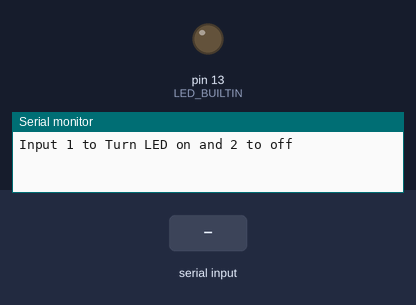
The sketch below on a simulated Arduino Uno, built with avr-gcc and run on an emulated ATmega328P. Shown: output pins drawn as LEDs (lit = HIGH), the last lines printed to the serial monitor. Inputs (shaded band) come from the test bench.

Above: at 1.2 s.
1.3 s: "1\n" received over Serial
At 2.1 s:
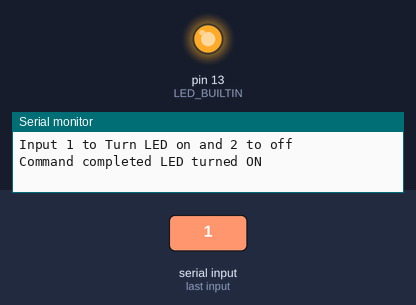
Timing chart, 0 to 4.3 s (numbered marks = the images above; inputs shaded):
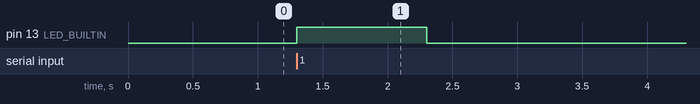

The sketch:

serial_LED_control.ino
```cpp
void setup()

{

pinMode(LED_BUILTIN, OUTPUT);

Serial.begin(9600);

while (!Serial);

Serial.println("Input 1 to Turn LED on and 2 to off");

}

void loop() {

if (Serial.available())

{

int state = Serial.parseInt();

if (state == 1)

{

digitalWrite(LED_BUILTIN, HIGH);

Serial.println("Command completed LED turned ON");

}

if (state == 0)

{

digitalWrite(LED_BUILTIN, LOW);

Serial.println("Command completed LED turned OFF");

}

}

}
```

Measured:
- after the input at 1.3 s, pin 13 (LED_BUILTIN): LOW → HIGH at once, → LOW 1.0 s later
